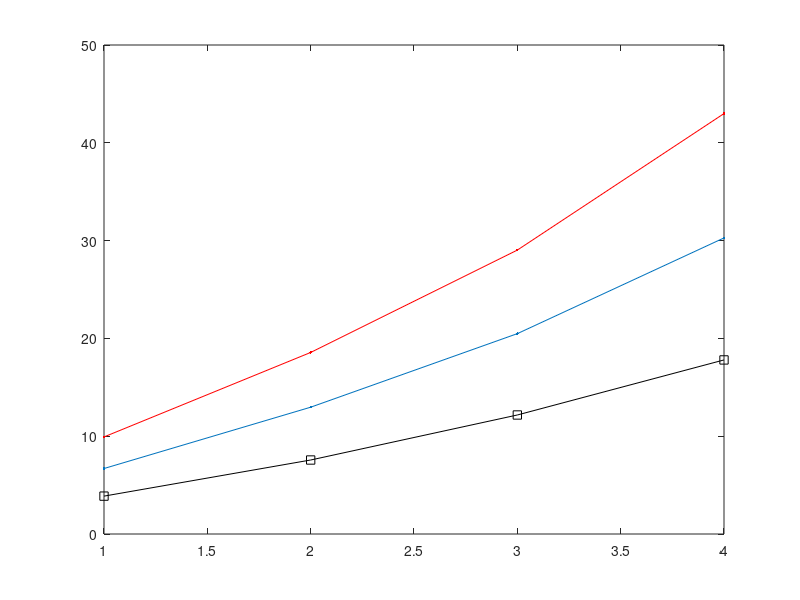

Source code (MATLAB):
% Trace/Markov constants for up to N = 9

CH =[ 9.0000   18.0000   30.0000   45.0000   63.0000   84.0000  108.0000];
CW =[   9.926135933275306  18.563576705381948  29.030325215439685  42.988345972840094 58.802145509223905  78.006158337859318  99.271490513773074];
CP = 1.0e+02 *[ 0.116837586022311   0.208869058826159   0.328373010378272   0.475870076602500    0.651676634297143   0.855997828354466   1.088964369062309];
CT = [ 12.222306675423649  20.461046774606864  29.175757913298817  41.653800010846517 54.447306071124011  71.104042033768295  88.317462093087173];

CMH =[    9.0000   22.4375   27.2336   30.2598   32.1556   33.5375   34.6033];
CMW = 1.0e+03 * [   0.012000000000000   0.054270509831248   0.142634745966637   0.308340065156952   0.585888670274778   1.021635581744581   1.663852290534619];
CMP =   1.0e+03 *[  0.012916666666667   0.060050988028815   0.175509522381149   0.405433613335050 0.809951819422284   1.460934071720827   2.442261122895831];
CMT = 1.0e+03 * [0.020000000000000   0.078616173517937   0.195578485633278   0.403911155894613 0.744853548366754   1.265543961520880   2.021087045974716];

%%
% eigs for single hex case
rho = [9.0000   17.9182   29.5592   43.8823   60.8684   80.5072  102.7924];
rhoSkew = [ 3.0000    6.7082   11.2957   16.8872   23.5410   31.2802   40.1139];

%% eigs for 2 wedge case

Nmax = 4;
rhoSkew =[    3.8730    7.5662   12.1692   17.7983];

NN = 1:Nmax;
plot(NN,CW(NN),'r.-');hold on
plot(NN,.5*(sqrt(CMW(NN))+CW(NN)),'.-');hold on
%plot(NN,CH,'ro-')

plot(NN,rhoSkew,'ks-')